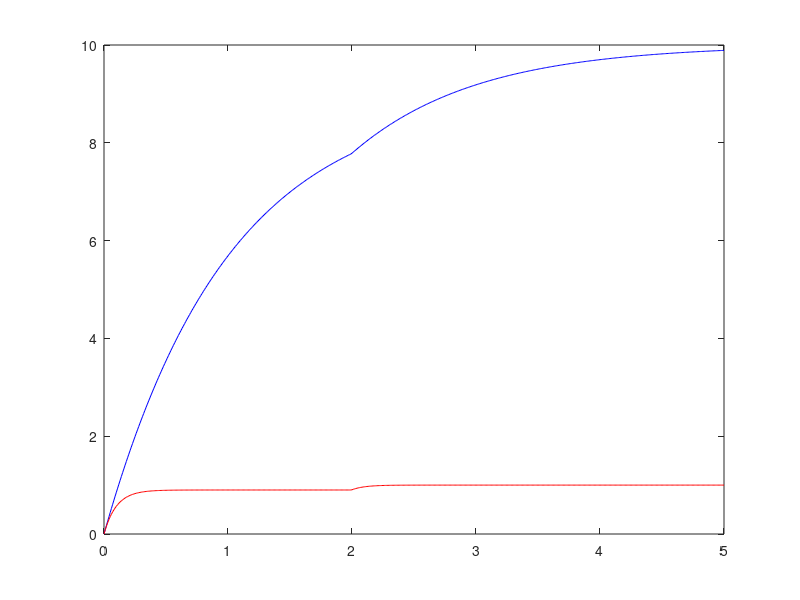

The MATLAB script that drew this image: (Note: this script raises an error after producing the figure.)
%% Introduction to Control Systems
% *Open-loop vs. closed-loop: the two ways to make a system behave.*
%
% Ogata, _Modern Control Engineering_, Ch. 1.
%
% This is the starting point for the whole collection. In this tutorial
% you will:
%
% * contrast *open-loop* and *closed-loop (feedback)* control,
% * see why feedback rejects disturbances that open-loop control cannot, and
% * meet the canonical unity-feedback block diagram used throughout.
%
% Step through with *Ctrl+Enter*, or render a report with |publish|.
%
% A *control system* is an interconnection of components that regulates
% its own behavior or that of another system, typically to achieve a
% desired output. The two fundamental architectures are *open-loop* and
% *closed-loop (feedback)* control.

%% Open-Loop Control
% An open-loop system computes its actuating signal from the reference
% input alone, with no measurement of the actual output:
%
% $$U(s) = G_cR(s)$$
%
% $$Y(s) = G(s)G_cR(s)$$
%
% Open-loop control is simple and stable (no feedback loop to
% destabilize), but it has *no mechanism to correct for disturbances or
% plant uncertainty* -- the output tracks the reference only as well as
% the model $G(s)$ is known.

%% Closed-Loop (Feedback) Control
% A closed-loop system measures the output $y(t)$, forms the error
% $e(t)=r(t)-y(t)$, and drives the actuator from that error:
%
% $$\frac{Y(s)}{R(s)} = \frac{G_c(s)G(s)}{1+G_c(s)G(s)H(s)}$$
%
% where $H(s)$ is the sensor/feedback transfer function (often $H=1$ for
% unity feedback). Feedback trades some complexity and the possibility of
% instability for the ability to *automatically correct for disturbances
% and modeling error*, provided the loop is properly designed.

%% Example: Plant Subject to a Load Disturbance
% Compare open-loop and closed-loop (unity-feedback, proportional
% control) responses to a step reference *and* a step disturbance
% entering at the plant input, for $G(s)=\frac{1}{s+1}$.
G = tf(1,[1 1]);
Kp = 9;   % proportional gain for the closed-loop case

% Open-loop: u = Kp*r directly, no correction for disturbance d
sys_ol_r = Kp*G;            % reference path
sys_ol_d = G;                % disturbance path (unity gain into plant)

% Closed-loop: e = r - y, u = Kp*e + d enters at plant input
sys_cl_r = feedback(Kp*G,1);          % reference -> output
sys_cl_d = feedback(G,Kp);            % disturbance -> output

t = 0:0.01:5;
r = ones(size(t));
d_step_time = 2;   % disturbance step applied at t=2
d = double(t>=d_step_time);

y_ol = lsim(sys_ol_r,r,t) + lsim(sys_ol_d,d,t);
y_cl = lsim(sys_cl_r,r,t) + lsim(sys_cl_d,d,t);

figure
plot(t,y_ol,'b',t,y_cl,'r')
hold on
xline(d_step_time,'k:','disturbance applied')
hold off
legend('Open-loop','Closed-loop (feedback)','Interpreter','latex','FontSize',14)
title('Disturbance Rejection: Open-Loop vs. Closed-Loop','Interpreter','latex','FontSize',20)
ylabel('$y(t)$','Interpreter','latex','FontSize',20)
set(get(gca, 'YLabel'), 'Rotation', 0)
xlabel('$t$','Interpreter','latex','FontSize',20)

%%
% The open-loop response permanently shifts after the disturbance hits
% (nothing measures or corrects for it); the closed-loop response is
% pulled back toward the reference because the error signal $e=r-y$
% picks up the deviation and the controller acts on it.
ess_ol = y_ol(end) - 1;
ess_cl = y_cl(end) - 1;
fprintf('Steady-state error after disturbance -- open-loop: %.4f, closed-loop: %.4f\n', ...
    ess_ol, ess_cl)

%% What Changed: Disturbance-Induced Steady-State Error
% Quantify the "after the disturbance" error for each architecture: the
% open loop passes the full disturbance through to the output, while
% feedback rejects most of it -- the whole reason to close the loop.
figure
bar([abs(ess_ol) abs(ess_cl)])
set(gca,'XTickLabel',{'Open-loop','Closed-loop'})
grid on
title('What Changed: Steady-State Error After Disturbance','Interpreter','latex','FontSize',15)
ylabel('$|e_{ss}|$','Interpreter','latex','FontSize',18)
set(get(gca, 'YLabel'), 'Rotation', 0)

%% Canonical Feedback Block Diagram
% The standard unity-feedback diagram analyzed throughout this repository
% is: reference $R(s)\to$ summing junction (error $E=R-Y$) $\to$
% controller $G_c(s)\to$ plant $G(s)\to$ output $Y(s)$, fed back to the
% summing junction. MATLAB's `feedback` function implements exactly this
% reduction:
%
% $$T(s) = \mathrm{feedback}(G_cG,1) = \frac{G_cG}{1+G_cG}$$
Gc = tf(Kp,1);
T = feedback(Gc*G,1);
figure
step(T)
title('Canonical Closed-Loop Step Response','Interpreter','latex','FontSize',20)
ylabel('$y(t)$','Interpreter','latex','FontSize',20)
set(get(gca, 'YLabel'), 'Rotation', 0)
xlabel('$t$','Interpreter','latex','FontSize',20)

%%
% This canonical loop -- and its state-space, root-locus, and
% frequency-domain analysis counterparts -- is developed in depth in the
% topic directories of this repository: |Mathematical Models/|,
% |Transient and Steady-State/|, |Root-Locus/|, |Frequency-Response/|,
% |PID Controllers/|, and |State-Space/|.

%% Try it yourself
% * Change the proportional gain |Kp| from 9 to 2 and re-run: notice the
%   closed-loop response gets slower and the residual disturbance error
%   grows -- feedback helps *less* with less loop gain.
% * Move the disturbance earlier (|d_step_time = 1|) and watch the
%   open-loop curve shift permanently while the closed loop recovers.
